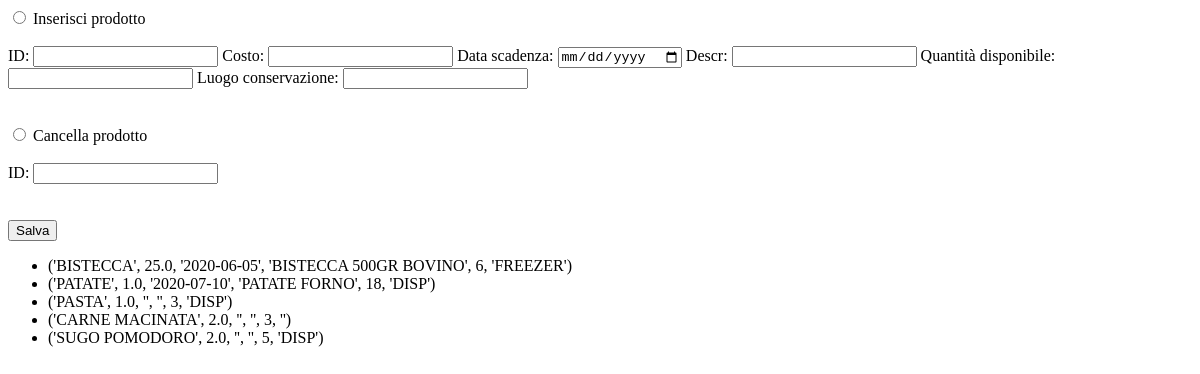
Before: /gestoreDir/gestione_prodotti with the older database file.
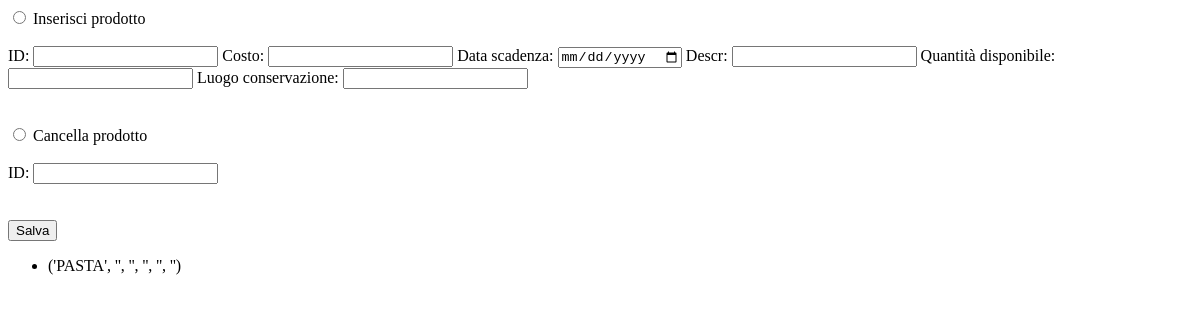
After: the same page with the newer database file.
### tables this page shows
CREATE TABLE prodotto (id VARCHAR PRIMARY KEY, costo FLOAT, data_scad DATE, descr VARCHAR, qta_disp INTEGER, conserv VARCHAR);

### server.py (the view, shortened to what this page needs)
@app.route('/gestoreDir/gestione_prodotti', methods=['GET', 'POST'])
def gestione_prodotti():
    connection = sqlite3.connect(db)
    cursor = connection.cursor()
    connection.execute('PRAGMA foreign_keys = 1;')
    operation = request.form.get('operation')
    if operation == 'del':
        id = request.form.get('IDC')
        connection.execute("DELETE FROM prodotto WHERE id = ?", [id])
        connection.commit()
    cursor.execute("SELECT * FROM prodotto")
    rows = cursor.fetchall()
    connection.close()
    return render_template('gestoreDir/gestione_prodotti.html', prodotti = rows)

### templates/gestoreDir/gestione_prodotti.html (shortened to what this page needs)
<!DOCTYPE html>
<html lang="en">
<head>
</head>
<body>
    <form action="" method="post">
         <input type="radio" id="insert" name="operation" value="ins">
         <label for="insert">Inserisci prodotto</label>
         <br><br>
         <label for="id">ID: </label>
         <input type="text" id="id" name="id">
         <label for="costo">Costo: </label>
         <input type="" id="costo" name="costo">
         <label for="data_scadenza">Data scadenza: </label>
         <input type="date" id="data_scadenza" name="data_scadenza">
         <label for="descr">Descr: </label>
         <input type="text" id="descr" name="descr">
        <label for="qta">Quantità disponibile: </label>
        <input type="number" id="qta" name="qta">
        <label for="conserv">Luogo conservazione: </label>
        <input type="text" id="conserv" name="conserv">
         <br><br><br>
         <input type="radio" id="delete" name="operation" value="del">
         <label for="delete">Cancella prodotto</label>
         <br><br>
         <label for="IDC">ID: </label>
         <input type="text" id="IDC" name="IDC">
         <br><br><br>
         <input type="submit" value="Salva">
    </form>
    <ul>
        {% for prod in prodotti %}
            <li>{{ prod }}</li>
        {% endfor %}
    </ul>
</body>
</html>

Changed rows visible on the page:
removed prodotto: prod "('BISTECCA', 25.0, '2020-06-05', 'BISTECCA 500GR BOVINO', 6, 'FREEZER')"
removed prodotto: prod "('PATATE', 1.0, '2020-07-10', 'PATATE FORNO', 18, 'DISP')"
removed prodotto: prod "('CARNE MACINATA', 2.0, '', '', 3, '')"
removed prodotto: prod "('SUGO POMODORO', 2.0, '', '', 5, 'DISP')"
changed prodotto: prod "('PASTA', 1.0, '', '', 3, 'DISP')" → "('PASTA', '', '', '', '', '')"
